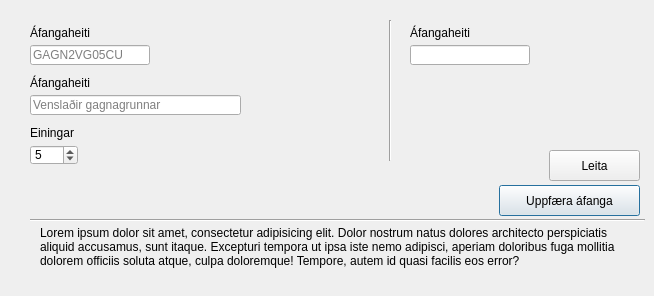
      <widget class="QWidget" name="coursesTabCreate_3">
       <attribute name="title">
        <string>Áfangi</string>
       </attribute>
       <widget class="QLabel" name="label_129">
        <property name="geometry">
         <rect>
          <x>30</x>
          <y>70</y>
          <width>101</width>
          <height>20</height>
         </rect>
        </property>
        <property name="layoutDirection">
         <enum>Qt::LeftToRight</enum>
        </property>
        <property name="text">
         <string>Áfangaheiti</string>
        </property>
        <property name="alignment">
         <set>Qt::AlignBottom|Qt::AlignLeading|Qt::AlignLeft</set>
        </property>
       </widget>
       <widget class="Line" name="line_33">
        <property name="geometry">
         <rect>
          <x>30</x>
          <y>210</y>
          <width>615</width>
          <height>20</height>
         </rect>
        </property>
        <property name="orientation">
         <enum>Qt::Horizontal</enum>
        </property>
       </widget>
       <widget class="QPushButton" name="pushButton_9">
        <property name="geometry">
         <rect>
          <x>499</x>
          <y>185</y>
          <width>141</width>
          <height>31</height>
         </rect>
        </property>
        <property name="sizePolicy">
         <sizepolicy hsizetype="Minimum" vsizetype="Fixed">
          <horstretch>0</horstretch>
          <verstretch>0</verstretch>
         </sizepolicy>
        </property>
        <property name="layoutDirection">
         <enum>Qt::LeftToRight</enum>
        </property>
        <property name="autoFillBackground">
         <bool>false</bool>
        </property>
        <property name="text">
         <string>Uppfæra áfanga</string>
        </property>
        <property name="autoDefault">
         <bool>false</bool>
        </property>
        <property name="default">
         <bool>true</bool>
        </property>
        <property name="flat">
         <bool>false</bool>
        </property>
       </widget>
       <widget class="QSpinBox" name="spinBox_2">
        <property name="geometry">
         <rect>
          <x>30</x>
          <y>145</y>
          <width>48</width>
          <height>20</height>
         </rect>
        </property>
        <property name="maximum">
         <number>10</number>
        </property>
        <property name="value">
         <number>5</number>
        </property>
       </widget>
       <widget class="QLineEdit" name="lineEditCourseAddCourseNum_2">
        <property name="geometry">
         <rect>
          <x>30</x>
          <y>45</y>
          <width>120</width>
          <height>20</height>
         </rect>
        </property>
        <property name="inputMask">
         <string/>
        </property>
        <property name="text">
         <string/>
        </property>
        <property name="maxLength">
         <number>11</number>
        </property>
        <property name="placeholderText">
         <string>GAGN2VG05CU</string>
        </property>
       </widget>
       <widget class="QLabel" name="label_130">
        <property name="geometry">
         <rect>
          <x>30</x>
          <y>120</y>
          <width>101</width>
          <height>20</height>
         </rect>
        </property>
        <property name="text">
         <string>Einingar</string>
        </property>
        <property name="alignment">
         <set>Qt::AlignBottom|Qt::AlignLeading|Qt::AlignLeft</set>
        </property>
       </widget>
       <widget class="QLabel" name="label_131">
        <property name="geometry">
         <rect>
          <x>30</x>
          <y>20</y>
          <width>101</width>
          <height>20</height>
         </rect>
        </property>
        <property name="text">
         <string>Áfangaheiti</string>
        </property>
        <property name="alignment">
         <set>Qt::AlignBottom|Qt::AlignLeading|Qt::AlignLeft</set>
        </property>
       </widget>
       <widget class="QLineEdit" name="lineEditCourseAddCourseName_9">
        <property name="geometry">
         <rect>
          <x>30</x>
          <y>95</y>
          <width>211</width>
          <height>20</height>
         </rect>
        </property>
        <property name="focusPolicy">
         <enum>Qt::StrongFocus</enum>
        </property>
        <property name="maxLength">
         <number>75</number>
        </property>
        <property name="placeholderText">
         <string>Venslaðir gagnagrunnar</string>
        </property>
       </widget>
       <widget class="QLabel" name="label_132">
        <property name="geometry">
         <rect>
          <x>40</x>
          <y>226</y>
          <width>595</width>
          <height>61</height>
         </rect>
        </property>
        <property name="text">
         <string>Lorem ipsum dolor sit amet, consectetur adipisicing elit. Dolor nostrum natus dolores architecto perspiciatis aliquid accusamus, sunt itaque. Excepturi tempora ut ipsa iste nemo adipisci, aperiam doloribus fuga mollitia dolorem officiis soluta atque, culpa doloremque! Tempore, autem id quasi facilis eos error?</string>
        </property>
        <property name="textFormat">
         <enum>Qt::AutoText</enum>
        </property>
        <property name="scaledContents">
         <bool>false</bool>
        </property>
        <property name="alignment">
         <set>Qt::AlignLeading|Qt::AlignLeft|Qt::AlignTop</set>
        </property>
        <property name="wordWrap">
         <bool>true</bool>
        </property>
       </widget>
       <widget class="QLineEdit" name="lineEditCourseAddCourseNum_4">
        <property name="geometry">
         <rect>
          <x>410</x>
          <y>45</y>
          <width>120</width>
          <height>20</height>
         </rect>
        </property>
        <property name="inputMask">
         <string/>
        </property>
        <property name="text">
         <string/>
        </property>
        <property name="maxLength">
         <number>11</number>
        </property>
        <property name="placeholderText">
         <string/>
        </property>
       </widget>
       <widget class="QLabel" name="label_163">
        <property name="geometry">
         <rect>
          <x>410</x>
          <y>20</y>
          <width>101</width>
          <height>20</height>
         </rect>
        </property>
        <property name="text">
         <string>Áfangaheiti</string>
        </property>
        <property name="alignment">
         <set>Qt::AlignBottom|Qt::AlignLeading|Qt::AlignLeft</set>
        </property>
       </widget>
       <widget class="Line" name="line_41">
        <property name="geometry">
         <rect>
          <x>380</x>
          <y>20</y>
          <width>20</width>
          <height>141</height>
         </rect>
        </property>
        <property name="orientation">
         <enum>Qt::Vertical</enum>
        </property>
       </widget>
       <widget class="QPushButton" name="pushButton_36">
        <property name="geometry">
         <rect>
          <x>549</x>
          <y>150</y>
          <width>91</width>
          <height>31</height>
         </rect>
        </property>
        <property name="text">
         <string>Leita</string>
        </property>
       </widget>
      </widget>
